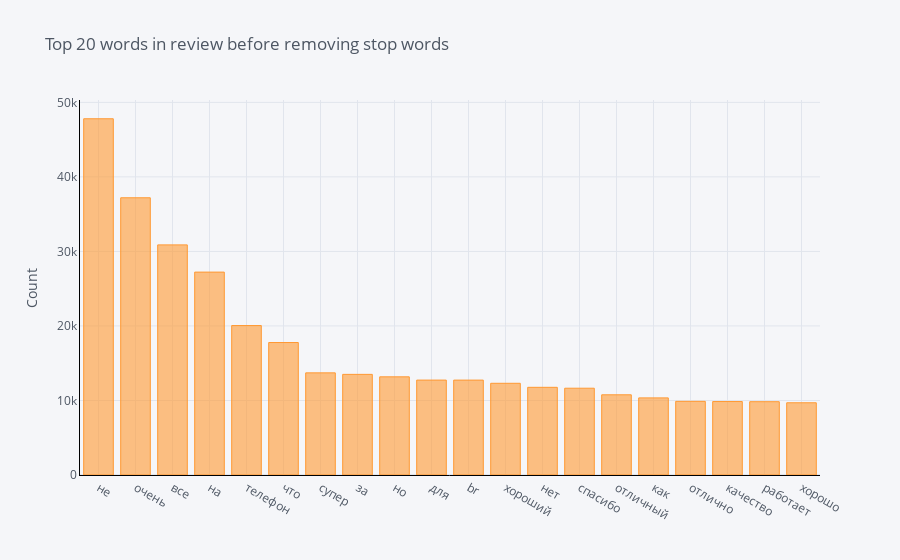

Notebook code cell kept with this figure:
### Code cell
top_frequent.groupby('review').sum()['count'].sort_values(ascending=False).iplot(
    kind='bar', yTitle='Count', linecolor='black', title='Top 20 words in review before removing stop words')

### Figure 1 — Plotly figure (JSON) as saved in the notebook; plotly's stock layout.template omitted (floating-point values rounded to 4 significant figures)
{"data": [{"marker": {"color": "rgba(255, 153, 51, 0.6)", "line": {"color": "rgba(255, 153, 51, 1.0)", "width": 1}}, "name": "count", "orientation": "v", "text": "", "type": "bar", "x": ["не", "очень", "все", "на", "телефон", "что", "супер", "за", "но", "для", "br", "хороший", "нет", "спасибо", "отличный", "как", "отлично", "качество", "работает", "хорошо"], "y": [47800, 37198, 30876, 27224, 20054, 17775, 13704, 13502, 13171, 12736, 12733, 12305, 11764, 11645, 10760, 10348, 9885, 9856, 9837, 9691]}], "layout": {"legend": {"bgcolor": "#F5F6F9", "font": {"color": "#4D5663"}}, "paper_bgcolor": "#F5F6F9", "plot_bgcolor": "#F5F6F9", "title": {"font": {"color": "#4D5663"}, "text": "Top 20 words in review before removing stop words"}, "xaxis": {"gridcolor": "#E1E5ED", "linecolor": "black", "showgrid": true, "tickfont": {"color": "#4D5663"}, "title": {"font": {"color": "#4D5663"}, "text": ""}, "zerolinecolor": "#E1E5ED"}, "yaxis": {"gridcolor": "#E1E5ED", "linecolor": "black", "showgrid": true, "tickfont": {"color": "#4D5663"}, "title": {"font": {"color": "#4D5663"}, "text": "Count"}, "zerolinecolor": "#E1E5ED"}}}
